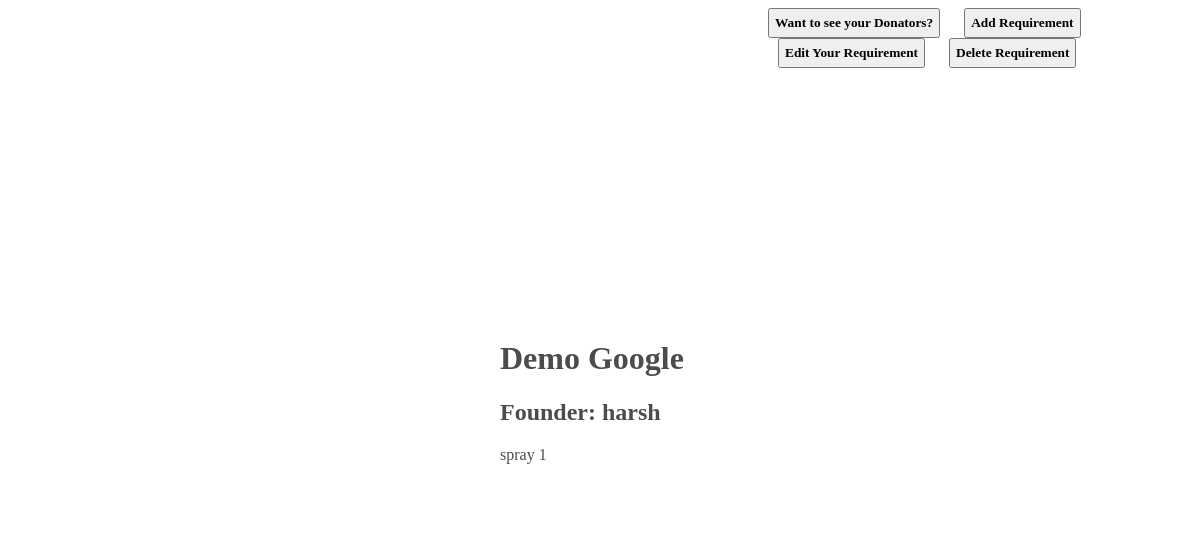
Before: /accounts/ngodetail/ (signed in) with the older database file.
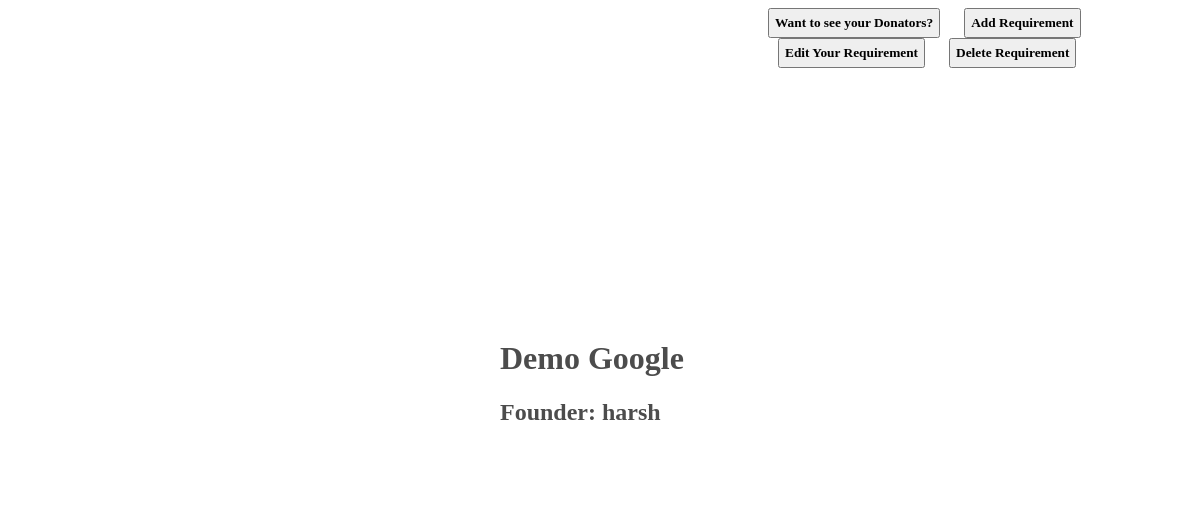
After: the same page with the newer database file.
### accounts/models.py (models this page shows)
class NgoRequirementDetail(models.Model):
    ngo = models.ForeignKey(Ngo, on_delete=models.CASCADE)
    req = models.CharField(max_length=100)
    quantity = models.IntegerField()

### accounts/views.py (the view)
# urls.py: path('ngodetail/',views.ngodetail,name='ngodetail'),
@login_required(login_url='accounts:login')
def ngodetail(request):
    ngo = get_object_or_404(Ngo, founder=request.user)
    return render(request, 'accounts/ngodetail.html', {'ngo': ngo})

### accounts/templates/accounts/ngodetail.html (shortened to what this page needs)
<!DOCTYPE html>
<html lang="en">
<head>
</head>
<body >
    <div style="padding-left: 750px;" class="links">
        {% if user.is_authenticated %}
        <button style="font-family: 'Times New Roman', Times, serif; font-weight: bolder;margin-left: 10px; padding:5px"><a style="color: black; text-decoration: none;" href="{% url 'accounts:donators' %}"> Want to see your Donators? </a></button>
        <button style="font-family: 'Times New Roman', Times, serif; font-weight: bolder; margin-left: 20px; padding:5px"><a style="color: black; text-decoration: none;" href="{% url 'accounts:edit_view_add' %}">Add Requirement</a></button>
        <button style="font-family: 'Times New Roman', Times, serif; font-weight: bolder; margin-left: 20px; padding:5px"><a style="color: black; text-decoration: none;" href="{% url 'accounts:edit_view' %}">Edit Your Requirement</a></button>
        <button style="font-family: 'Times New Roman', Times, serif; font-weight: bolder; margin-left: 20px; padding:5px"><a style="color: black; text-decoration: none;"href="{% url 'accounts:delete_view' %}">Delete Requirement</a></button>
        {% endif %}
    </div>
    <div align="center" class="container">
        <div align="left" class="box">
    <h1>{{ngo.name}}</h1>
    <h2>Founder: {{ngo.founder}}</h2>
    {% for req in ngo.ngorequirementdetail_set.all %}
    {% if req.quantity > 0 %}
    {{req.req}}
    {{req.quantity}}
    {% endif %}
    {% endfor %}
    </div>
</div>
</body>
</html>

Changed rows visible on the page:
no longer on this page (row edited): NgoRequirementDetail: req "spray", quantity "1"
